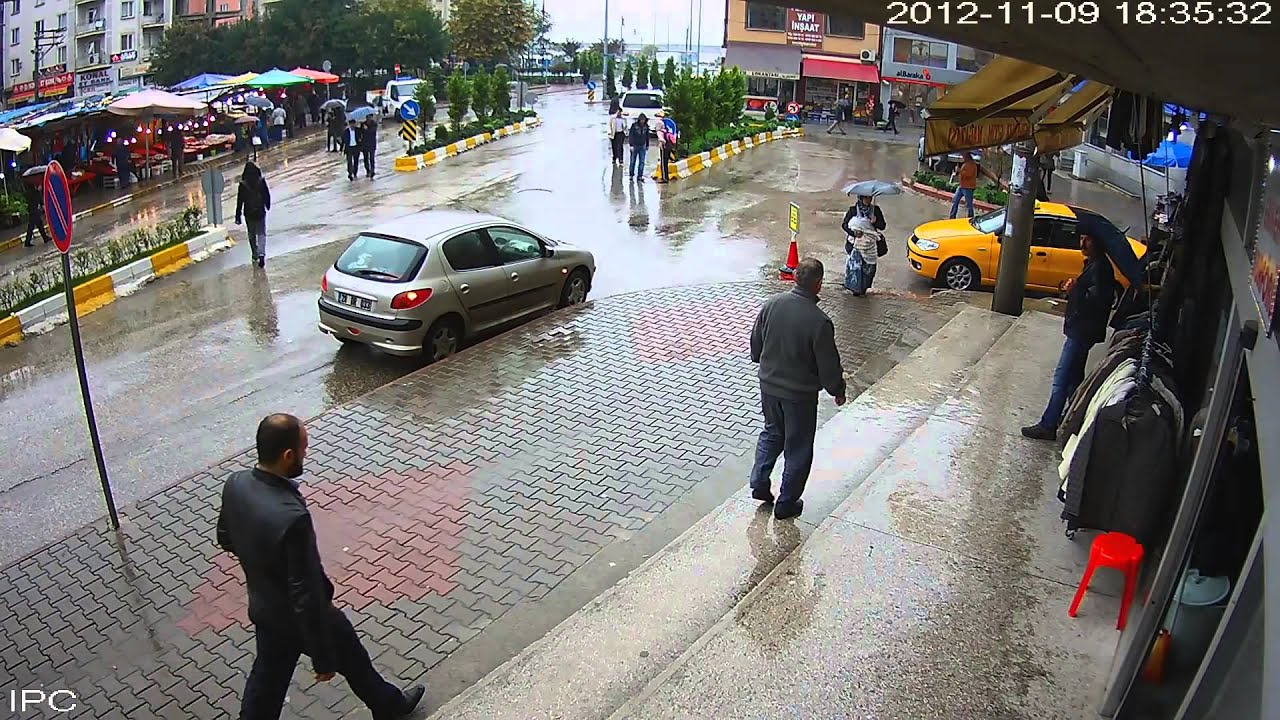
#> input picture CV/trials/pedestrian1.jpg, 1280 x 720 px
$ python projtestgeeksfgeeks.py
#> lines starting #> are read from the running program, lines starting #| are printed output that depends on the picture; after the words box and inside, x2 and y2 are one past the last pixel; in counts of white or black regions, pixels touching at a corner belong together
import cv2
import imutils
#https://www.geeksforgeeks.org/pedestrian-detection-using-opencv-python/
# Initializing the HOG person
# detector
hog = cv2.HOGDescriptor()
hog.setSVMDetector(cv2.HOGDescriptor_getDefaultPeopleDetector())

# Reading the Image
image = cv2.imread('pedestrian1.jpg')
#> image is the input picture: shape (720, 1280, 3); mean B, G, R 116.6, 119.7, 122.6

# Resizing the Image
#image = imutils.resize(image,
#                       width=min(400, image.shape[1]))

# Detecting all the regions in the
# Image that has a pedestrians inside it
(regions, _) = hog.detectMultiScale(image,
                                    winStride=(3, 3),
                                    scale=1.05)
#> regions = [[216, 138, 74, 148], [24, 142, 65, 130], [974, 184, 78, 155], [589, 46, 111, 222], [319, 39, 85, 170], [705, 219, 175, 350]]
#padding=(4, 4),
# Drawing the regions in the Image
for (x, y, w, h) in regions:
    cv2.rectangle(image, (x, y),
                  (x + w, y + h),
                  (0, 0, 255), 2)
#> this loop made 6 passes
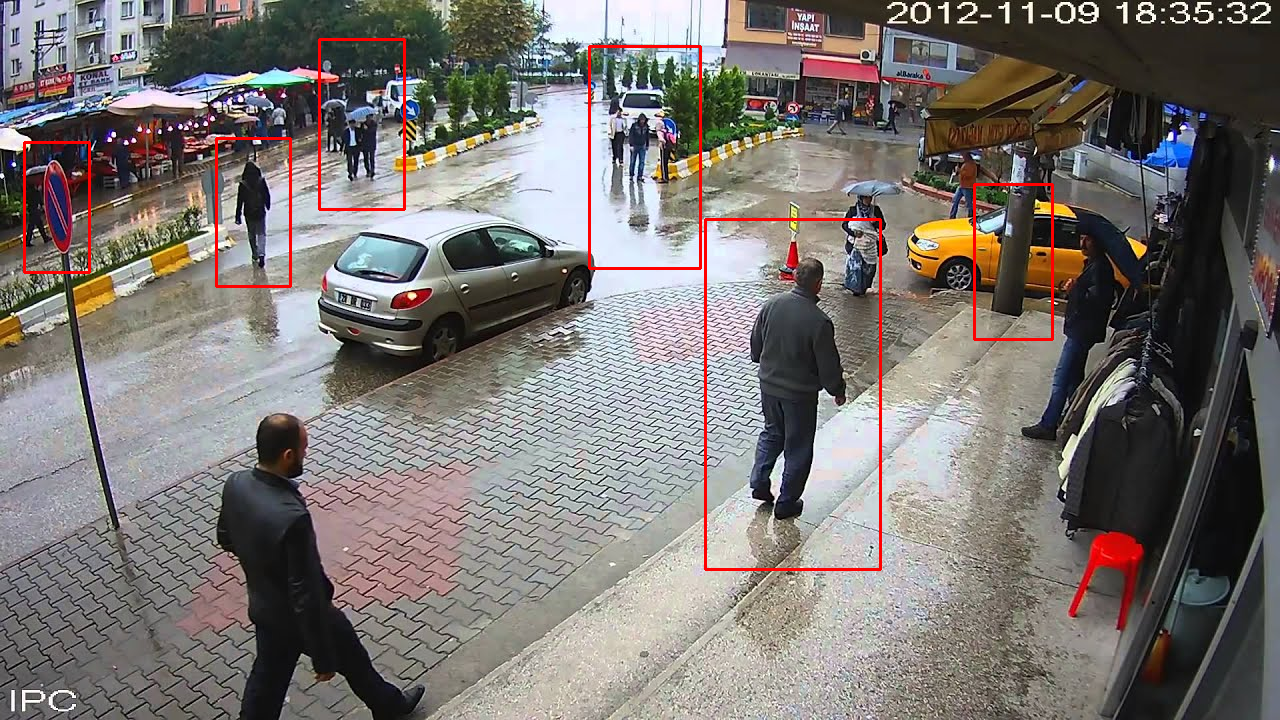
#> image: shape (720, 1280, 3); 1.15% of pixels changed, all inside (x1, y1, x2, y2) = (23, 38, 1054, 571)

# Showing the output Image
cv2.imshow("Image", image)
cv2.waitKey(0)

cv2.destroyAllWindows()
